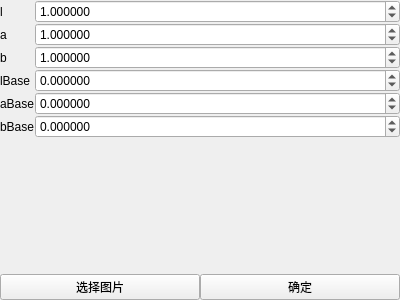
<?xml version="1.0" encoding="UTF-8"?>
<ui version="4.0">
 <class>ControlItem</class>
 <widget class="QWidget" name="ControlItem">
  <property name="geometry">
   <rect>
    <x>0</x>
    <y>0</y>
    <width>400</width>
    <height>300</height>
   </rect>
  </property>
  <property name="windowTitle">
   <string>Form</string>
  </property>
  <layout class="QVBoxLayout" name="verticalLayout">
   <property name="spacing">
    <number>0</number>
   </property>
   <property name="leftMargin">
    <number>0</number>
   </property>
   <property name="topMargin">
    <number>0</number>
   </property>
   <property name="rightMargin">
    <number>0</number>
   </property>
   <property name="bottomMargin">
    <number>0</number>
   </property>
   <item>
    <layout class="QFormLayout" name="formLayout">
     <property name="horizontalSpacing">
      <number>0</number>
     </property>
     <property name="verticalSpacing">
      <number>0</number>
     </property>
     <item row="0" column="0">
      <widget class="QLabel" name="lLabel">
       <property name="text">
        <string>l</string>
       </property>
      </widget>
     </item>
     <item row="0" column="1">
      <widget class="QDoubleSpinBox" name="lDoubleSpinBox">
       <property name="decimals">
        <number>6</number>
       </property>
       <property name="minimum">
        <double>-255.000000000000000</double>
       </property>
       <property name="maximum">
        <double>255.000000000000000</double>
       </property>
       <property name="singleStep">
        <double>0.050000000000000</double>
       </property>
       <property name="value">
        <double>1.000000000000000</double>
       </property>
      </widget>
     </item>
     <item row="1" column="0">
      <widget class="QLabel" name="aLabel">
       <property name="text">
        <string>a</string>
       </property>
      </widget>
     </item>
     <item row="1" column="1">
      <widget class="QDoubleSpinBox" name="aDoubleSpinBox">
       <property name="decimals">
        <number>6</number>
       </property>
       <property name="minimum">
        <double>-255.000000000000000</double>
       </property>
       <property name="maximum">
        <double>255.000000000000000</double>
       </property>
       <property name="singleStep">
        <double>0.050000000000000</double>
       </property>
       <property name="value">
        <double>1.000000000000000</double>
       </property>
      </widget>
     </item>
     <item row="2" column="0">
      <widget class="QLabel" name="bLabel">
       <property name="text">
        <string>b</string>
       </property>
      </widget>
     </item>
     <item row="2" column="1">
      <widget class="QDoubleSpinBox" name="bDoubleSpinBox">
       <property name="decimals">
        <number>6</number>
       </property>
       <property name="minimum">
        <double>-255.000000000000000</double>
       </property>
       <property name="maximum">
        <double>255.000000000000000</double>
       </property>
       <property name="singleStep">
        <double>0.050000000000000</double>
       </property>
       <property name="value">
        <double>1.000000000000000</double>
       </property>
      </widget>
     </item>
     <item row="3" column="0">
      <widget class="QLabel" name="lBaseLabel">
       <property name="text">
        <string>lBase</string>
       </property>
      </widget>
     </item>
     <item row="3" column="1">
      <widget class="QDoubleSpinBox" name="lBaseDoubleSpinBox">
       <property name="decimals">
        <number>6</number>
       </property>
       <property name="minimum">
        <double>-255.000000000000000</double>
       </property>
       <property name="maximum">
        <double>255.000000000000000</double>
       </property>
       <property name="singleStep">
        <double>0.050000000000000</double>
       </property>
      </widget>
     </item>
     <item row="4" column="0">
      <widget class="QLabel" name="aBaseLabel">
       <property name="text">
        <string>aBase</string>
       </property>
      </widget>
     </item>
     <item row="4" column="1">
      <widget class="QDoubleSpinBox" name="aBaseDoubleSpinBox">
       <property name="decimals">
        <number>6</number>
       </property>
       <property name="minimum">
        <double>-255.000000000000000</double>
       </property>
       <property name="maximum">
        <double>255.000000000000000</double>
       </property>
       <property name="singleStep">
        <double>0.050000000000000</double>
       </property>
      </widget>
     </item>
     <item row="5" column="0">
      <widget class="QLabel" name="bBaseLabel">
       <property name="text">
        <string>bBase</string>
       </property>
      </widget>
     </item>
     <item row="5" column="1">
      <widget class="QDoubleSpinBox" name="bBaseDoubleSpinBox">
       <property name="decimals">
        <number>6</number>
       </property>
       <property name="minimum">
        <double>-255.000000000000000</double>
       </property>
       <property name="maximum">
        <double>255.000000000000000</double>
       </property>
       <property name="singleStep">
        <double>0.050000000000000</double>
       </property>
      </widget>
     </item>
    </layout>
   </item>
   <item>
    <layout class="QHBoxLayout" name="horizontalLayout">
     <property name="spacing">
      <number>0</number>
     </property>
     <item>
      <widget class="QPushButton" name="select_image_button">
       <property name="text">
        <string>选择图片</string>
       </property>
      </widget>
     </item>
     <item>
      <widget class="QPushButton" name="do_button">
       <property name="text">
        <string>确定</string>
       </property>
      </widget>
     </item>
    </layout>
   </item>
  </layout>
 </widget>
 <resources/>
 <connections>
  <connection>
   <sender>lDoubleSpinBox</sender>
   <signal>editingFinished()</signal>
   <receiver>do_button</receiver>
   <slot>click()</slot>
   <hints>
    <hint type="sourcelabel">
     <x>103</x>
     <y>15</y>
    </hint>
    <hint type="destinationlabel">
     <x>280</x>
     <y>226</y>
    </hint>
   </hints>
  </connection>
  <connection>
   <sender>aDoubleSpinBox</sender>
   <signal>editingFinished()</signal>
   <receiver>do_button</receiver>
   <slot>click()</slot>
   <hints>
    <hint type="sourcelabel">
     <x>170</x>
     <y>43</y>
    </hint>
    <hint type="destinationlabel">
     <x>265</x>
     <y>226</y>
    </hint>
   </hints>
  </connection>
  <connection>
   <sender>bDoubleSpinBox</sender>
   <signal>editingFinished()</signal>
   <receiver>do_button</receiver>
   <slot>click()</slot>
   <hints>
    <hint type="sourcelabel">
     <x>120</x>
     <y>67</y>
    </hint>
    <hint type="destinationlabel">
     <x>296</x>
     <y>225</y>
    </hint>
   </hints>
  </connection>
  <connection>
   <sender>lBaseDoubleSpinBox</sender>
   <signal>editingFinished()</signal>
   <receiver>do_button</receiver>
   <slot>click()</slot>
   <hints>
    <hint type="sourcelabel">
     <x>129</x>
     <y>91</y>
    </hint>
    <hint type="destinationlabel">
     <x>268</x>
     <y>234</y>
    </hint>
   </hints>
  </connection>
  <connection>
   <sender>aBaseDoubleSpinBox</sender>
   <signal>editingFinished()</signal>
   <receiver>do_button</receiver>
   <slot>click()</slot>
   <hints>
    <hint type="sourcelabel">
     <x>215</x>
     <y>120</y>
    </hint>
    <hint type="destinationlabel">
     <x>271</x>
     <y>229</y>
    </hint>
   </hints>
  </connection>
  <connection>
   <sender>bBaseDoubleSpinBox</sender>
   <signal>editingFinished()</signal>
   <receiver>do_button</receiver>
   <slot>click()</slot>
   <hints>
    <hint type="sourcelabel">
     <x>84</x>
     <y>148</y>
    </hint>
    <hint type="destinationlabel">
     <x>310</x>
     <y>234</y>
    </hint>
   </hints>
  </connection>
 </connections>
</ui>
